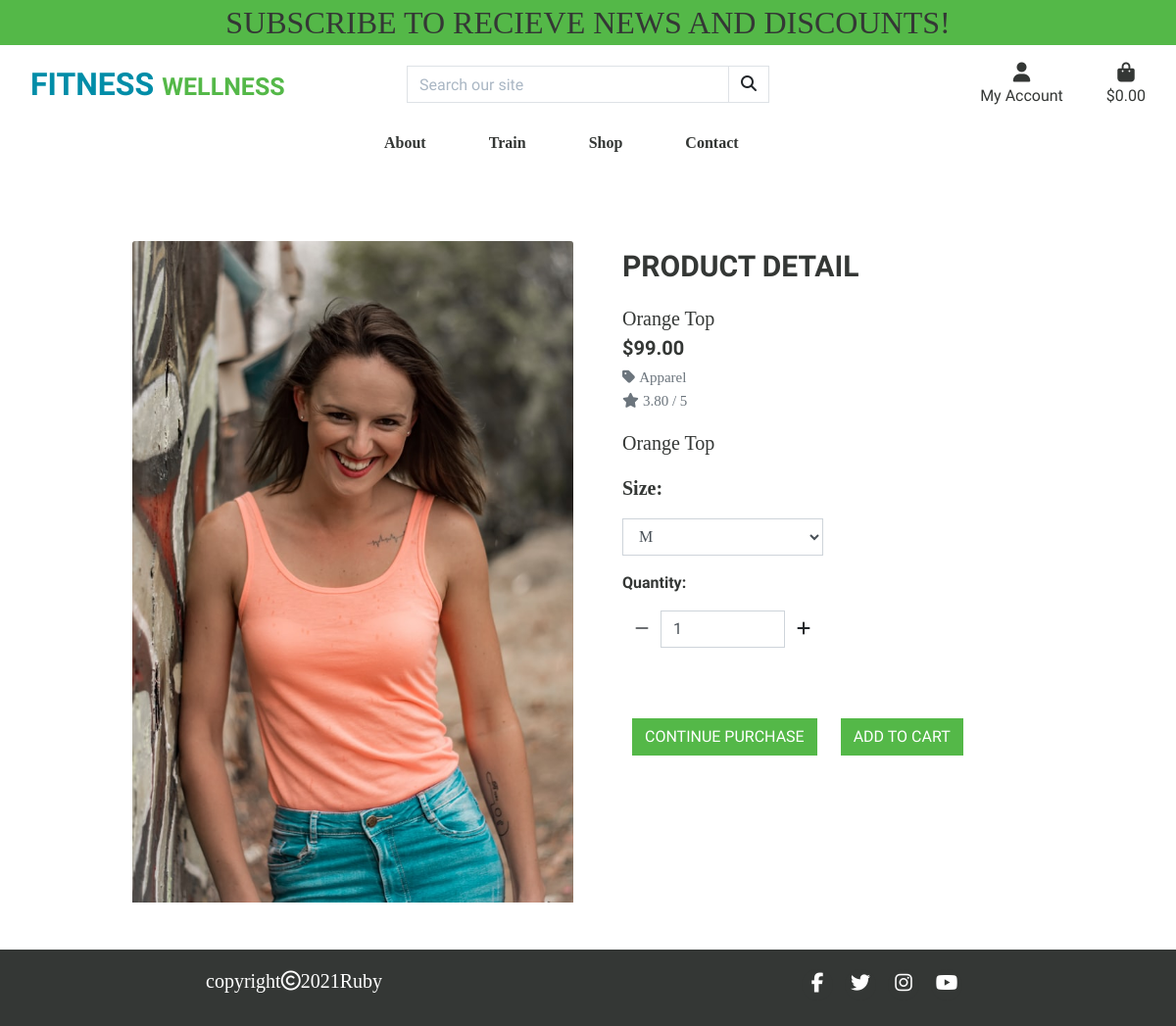
Screenshot of /products/14/ with the database file from the repository.
### products/models.py (models this page shows, shortened)
class Product(models.Model):
    category = models.ForeignKey('Category', null=True, blank=True, on_delete=models.SET_NULL)
    sku = models.CharField(max_length=254, null=True, blank=True)
    name = models.CharField(max_length=254)
    description = models.TextField()
    has_sizes = models.BooleanField(default=False, null=True, blank=True)
    price = models.DecimalField(max_digits=6, decimal_places=2)
    rating = models.DecimalField(max_digits=6, decimal_places=2, null=True, blank=True)
    image_url = models.URLField(max_length=1024, null=True, blank=True)
    image = models.ImageField(null=True, blank=True)

class Category(models.Model):
    class Meta:
        verbose_name_plural = 'Categories'
    name = models.CharField(max_length=254)
    friendly_name = models.CharField(max_length=254, null=True, blank=True)

### products/views.py (the view)
# urls.py: path('<int:product_id>/', views.product_detail, name='product_detail'),
def product_detail(request, product_id):
    product = get_object_or_404(Product, pk=product_id)
    context = {
        'product': product,
    }
    return render(request, 'products/product_detail.html', context)

### bag/contexts.py (called while the page is built, shortened)
def bag_contents(request):
    bag_items = []
    total = 0
    product_count = 0
    bag = request.session.get('bag', {})
    if total < settings.FREE_DELIVERY_THRESHOLD:
        delivery = total * Decimal(settings.STANDARD_DELIVERY_PERCENTAGE / 100)
        free_delivery_delta = settings.FREE_DELIVERY_THRESHOLD - total
    else:
        delivery = 0
        free_delivery_delta = 0
    grand_total = delivery + total
    context = {
        'bag_items': bag_items,
        'total': total,
        'product_count': product_count,
        'delivery': delivery,
        'free_delivery_delta': free_delivery_delta,
        'free_delivery_threshold': settings.FREE_DELIVERY_THRESHOLD,
        'grand_total': grand_total,
    }
    return context

### products/templates/products/product_detail.html (shortened to what this page needs)
{% extends "base.html" %}
{% load static %}
{% block content %}
<div class="container container-fluid gym-container">
    <div class="row">
        <div class="col-12 col-md-6">
            <div class="image-container my-5">
                {% if product.image %}
                <a href="{{ product.image.url }}" target="_blank">
                    <img class="card-img-top img-fluid" src="{{ product.image.url }}" alt="{{ product.name }}">
                </a>
                {% else %}
                <a href="">
                    <img class="card-img-top img-fluid" src="{{ MEDIA_URL }}noimage.png" alt="{{ product.name }}">
                </a>
                {% endif %}
            </div>
        </div>
        <div class="col-12 col-md-6">
            <div class="product-details-container mb-3 mt-md-3">
                <h2 class="gym-header">Product Detail</h2>
                <p class="gym-para mb-0">{{ product.name }}</p>
                <p class="lead mb-0 font-weight-bold">${{ product.price }}</p>
                {% if product.category %}
                <p class="small mt-1 mb-0 gym-para" style="font-size: 15px;">
                    <a class="text-muted" href="{% url 'products' %}?category={{ product.category.name }}">
                        <i class="fas fa-tag mr-1"></i>{{ product.category.friendly_name }}
                    </a>
                </p>
                {% endif %}
                {% if product.rating %}
                <small class="text-muted gym-para" style="font-size: 15px;"><i
                        class="fas fa-star mr-1"></i>{{ product.rating }} / 5</small>
                {% else %}
                <small class="text-muted gym-para" style="font-size: 15px;">No Rating</small>
                {% endif %}
                <p class="mt-3 gym-para">{{ product.description }}</p>
                <form class="form" action="{% url 'add_to_bag' product.id %}" method="POST">
                    <div class="form-row">
                        {% with product.has_sizes as s %}
                        {% if s %}
                        <div class="col-12 gym-para">
                            <p><strong>Size:</strong></p>
                            <select class="form-control rounded-0 w-50" name="product_size" id='id_product_size'>
                                <option value="m" selected>M</option>
                            </select>
                        </div>
                        {% endif %}
                        <div class="col-12">
                            <p class="mt-3"><strong>Quantity:</strong></p>
                            <div class="form-group w-50">
                                <div class="input-group">
                                    <div class="input-group-prepend">
                                        <button class="decrement-qty btn btn-black rounded-0"
                                            data-item_id="{{ product.id }}" id="decrement-qty_{{ product.id }}">
                                            <span class="icon">
                                                <i class="fas fa-minus"></i>
                                            </span>
                                        </button>
                                    </div>
                                    <input class="form-control qty_input" type="number" name="quantity" value="1"
                                        min="1" max="99" data-item_id="{{ product.id }}" id="id_qty_{{ product.id }}">
                                    <div class="input-group-append">
                                        <button class="increment-qty btn btn-black rounded-0"
                                            data-item_id="{{ product.id }}" id="increment-qty_{{ product.id }}">
                                            <span class="icon">
                                                <i class="fas fa-plus"></i>
                                            </span>
                                        </button>
                                    </div>
                                </div>
                            </div>
                        </div>
                        <div class="col{% if s %}-12 mt-2{% endif %}">
                            <a href="{% url 'products' %}" class="btn btn-green rounded-0 mt-5 text-uppercase">
                                Continue Purchase</a>
                            <input type="submit" class="btn btn-green rounded-0 text-uppercase mt-5"
                                value="Add to Cart">
                        </div>
                        {% endwith %}
                    </div>
                </form>
            </div>
        </div>
    </div>
</div>
{% endblock %}

### static/css/base.css (style rules this page uses)
html { height: 100%; }
body { min-height: calc(100vh - 56px); color: #343735; font-family: "rationale"; }
@media (min-width: 1200px) { .container { max-width: 80%; } }
.gym-container { color: #343735; align-items: center; text-align: center; min-height: calc(100vh - 56px); }
.gym-header { margin-top: 20px; margin-bottom:20px; font-size: 30px; font-weight: bold; text-transform: uppercase; }
.gym-para { font-size: 20px; font-family: "expo"; }
.image-container { object-fit: cover; }
.product-details-container { text-align: left; padding: 20px; }
.btn-green { background-color: #54b848; color: #ffffff; margin:10px; }
a { color: #343735; }

### rows the page displays
Product: image (picture), name "Orange Top", price "99.00", category.friendly_name "Apparel", rating "3.80", description "Orange Top"
